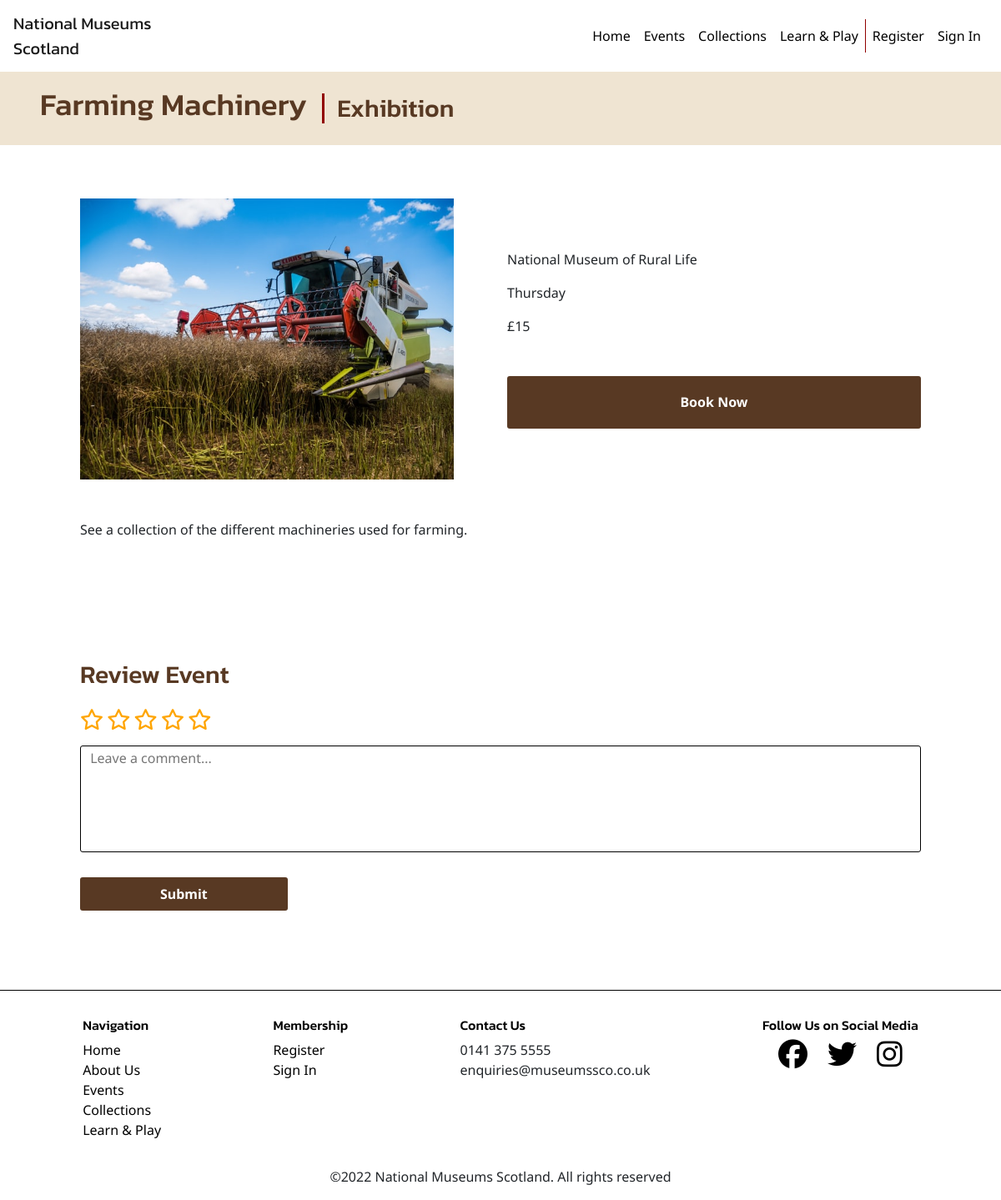
The app's page /farming-machinery.php with its own data.
### tables this page shows
CREATE TABLE IF NOT EXISTS `event` (
  `eventID` int NOT NULL AUTO_INCREMENT,
  `eventName` varchar(80) NOT NULL,
  `eventType` varchar(10) NOT NULL,
  `dayInWeek` varchar(10) NOT NULL,
  `museum` varchar(30) NOT NULL,
  `price` varchar(4) NOT NULL,
  `image` varchar(40) NOT NULL,
  `description` varchar(250) NOT NULL,
  PRIMARY KEY (`eventID`)
);

### farming-machinery.php (the view, shortened to what this page needs)
<!DOCTYPE html>
<html lang="en">
<head>
    <link rel="stylesheet" href="https://stackpath.bootstrapcdn.com/bootstrap/4.1.3/css/bootstrap.min.css">
    <link rel="stylesheet" href="styles/styles.css">
</head>
<body>
    <div class="page-container">
        <header>
            <nav class="navbar navbar-expand-md navbar-light ">
                <a class="navbar-brand" href="index.php">National Museums <br> Scotland</a>
                <div class="collapse navbar-collapse" id="navbarNavAltMarkup">
                    <div class="navbar-nav">
                        <a class="nav-item nav-link" href="index.php">Home</a>
                        <a class="nav-item nav-link" href="events.php">Events</a>
                        <a class="nav-item nav-link" href="collections.php">Collections</a>
                        <a class="nav-item nav-link" href="learn-and-play.php">Learn & Play</a>
                        <?php
                        if (isset($_SESSION["username"]) and isset($_SESSION["memberID"])) {
                            echo '<a class="nav-item nav-link" href="account.php">Account</a>';
                            echo '<a class="nav-item nav-link" href="sign-out.php">Sign Out</a>';
                        } else {
                            echo '<a class="nav-item nav-link" href="register-form.php">Register</a>';
                            echo '<a class="nav-item nav-link" href="sign-in-form.php">Sign In</a>';
                        }
                        ?>
                    </div>
                </div>
            </nav>
        </header>
        <main>
            <div class="heading-banner">
                <?php
                include "includes/dbconx.php";
                $eventID = 5;
                $sql = "SELECT eventName,eventType FROM event WHERE eventID=?";
                $stmt = $conn->prepare($sql);
                $stmt->bind_param("i", $eventID);
                $stmt->execute();
                $result = $stmt->get_result();
                if ($result->num_rows > 0) {
                    while ($row = $result->fetch_assoc()) {
                        echo "<h1>" . $row['eventName'] . "</h1>";
                        echo "<h2>" . $row['eventType'] . "</h2>";
                    }
                } else {
                    echo "<p>No results found</p>";
                }
                ?>
            </div>
            <div class="content-container">
                <section class="event">
                    <div class="event-img">
                        <?php
                        include "includes/dbconx.php";
                        $sql = "SELECT image FROM event WHERE eventID=?";
                        $stmt = $conn->prepare($sql);
                        $stmt->bind_param("i", $eventID);
                        $stmt->execute();
                        $result = $stmt->get_result();
                        if ($result->num_rows > 0) {
                            while ($row = $result->fetch_assoc()) {
                                echo "<img class='event-img' src=" . $row['image'] . ">";
                            }
                        } else {
                            echo "<p>No results found</p>";
                        }
                        ?>
                    </div>
                    <div class="event-info">
                        <ul>
                            <?php
                            include "includes/dbconx.php";
                            $sql = "SELECT dayInWeek,museum,price FROM event WHERE eventID=?";
                            $stmt = $conn->prepare($sql);
                            $stmt->bind_param("i", $eventID);
                            $stmt->execute();
                            $result = $stmt->get_result();
                            if ($result->num_rows > 0) {
                                while ($row = $result->fetch_assoc()) {
                                    echo "<li>" . $row['museum'] . "</li>";
                                    echo "<li>" . $row['dayInWeek'] . "</li>";
                                    if ($row['price'] == "Free") {
                                        echo "<li>" . $row['price'] . "</li>";
                                    } else {
                                        echo "<li>&pound" . $row['price'] . "</li>";
                                    }
                                }
                            } else {
                                echo "<li>No results found</li>";
                            }
                            ?>
                        </ul>
                        <form action="book.php" method="POST">
                            <input type="submit" class="button book-btn" name="submit" value="Book Now">
                        </form>
                    </div>
                    <div class="event-description">
                        <?php
                        include "includes/dbconx.php";
                        $sql = "SELECT description FROM event WHERE eventID=?";
                        $stmt = $conn->prepare($sql);
                        $stmt->bind_param("i", $eventID);
                        $stmt->execute();
                        $result = $stmt->get_result();
                        if ($result->num_rows > 0) {
                            while ($row = $result->fetch_assoc()) {
                                echo "<p>" . $row['description'] . "</p>";
                            }
                        } else {
                            echo "<p>No results found</p>";
                        }
                        ?>
                    </div>
                </section>
                <section class="review">
                    <div>
                        <form action="<?php echo htmlspecialchars($_SERVER['PHP_SELF']); ?>" method="POST">
                            <label for="review">
                                <h2>Review Event</h2>
                            </label>
                            <div class="star-rating">
                                <label for="1-star" class="star">
                                    <i class="fa-regular fa-star" id="rating1"></i>
                                </label>
                                <label for="2-star" class="star">
                                    <i class="fa-regular fa-star" id="rating2"></i>
                                </label>
                                <label for="3-star" class="star">
                                    <i class="fa-regular fa-star" id="rating3"></i>
                                </label>
                                <label for="4-star" class="star">
                                    <i class="fa-regular fa-star" id="rating4"></i>
                                </label>
                                <label for="5-star" class="star">
                                    <i class="fa-regular fa-star" id="rating5"></i>
                                </label>
                            </div>
                            <div class="review">
                                <textarea class="input text-input" name="comment" id="review" placeholder="Leave a comment..." maxlength="100" required></textarea>
                                <input type="submit" class="button review-submit-btn" name="submit" value="Submit">
                            </div>
                        </form>
                    </div>
                </section>
            </div>
        </main>
        <footer>
            <div class="footer-links footer-nav">
                <h2 class="footer-heading">
                    <bold>Navigation</bold>
                </h2>
                <ul>
                    <li><a href="index.php">Home</a></li>
                    <li><a href="index.php">About Us</a></li>
                    <li><a href="events.php">Events</a></li>
                    <li><a href="collections.php">Collections</a></li>
                    <li><a href="learn-and-play.php">Learn & Play</a></li>
                </ul>
            </div>
            <div class="footer-links footer-membership">
                <h2 class="footer-heading">
                    <bold>Membership</bold>
                </h2>
                <ul>
                    <li><a href="register-form.php">Register</a></li>
                    <li><a href="sign-in-form.php">Sign In</a></li>
                </ul>
            </div>
            <div class="footer-links footer-contact">
                <h2 class="footer-heading">
                    <bold>Contact Us</bold>
                </h2>
                <ul>
                    <li>
                        0141 375 5555
                    </li>
                    <li>
                        enquiries@museumssco.co.uk
                    </li>
                </ul>
            </div>
            <div class="footer-social">
                <h2 class="footer-heading">
                    <bold>Follow Us on Social Media</bold>
                </h2>
                <ul class="social-icons">
                    <li><a href="#"><i class="fa-brands fa-facebook"></i></a></li>
                    <li><a href="#"><i class="fa-brands fa-twitter"></i></a></li>
                    <li><a href="#"><i class="fa-brands fa-instagram"></i></a></li>
                </ul>
            </div>
            <div class="footer-legal">
                <p>&copy;<span id="year"></span> National Museums Scotland. All rights reserved</p>
            </div>
        </footer>
    </div>
</body>
</html>

### styles/styles.css (style rules this page uses)
* { margin:0;padding:0;box-sizing: border-box; }
body { font-family: 'Noto Sans', sans-serif; }
h1,h2 { color:#583923;font-family: 'Kanit',sans-serif; }
h1 { font-size: 2.3rem; }
h2 { font-size:1.875rem }
input[type="submit"],button { cursor:pointer; }
a { color:black; }
.navbar-light .navbar-brand { font-family: 'Kanit', sans-serif; }
.navbar-light .navbar-nav .nav-link { color: black; }
.navbar-nav a:nth-child(4) { border-right: 1.3px solid #910000; }
.navbar-nav { margin-left: auto; }
.heading-banner { background-color:#EFE4D2; display:flex; align-items: center; padding:18px 4%; }
.heading-banner h1 { padding-right:0.5em; }
.heading-banner h2 { border-left: 3px solid #910000; margin-bottom: 0; padding-left:0.5em; }
main { margin-bottom:6em; }
.button { border-radius: 3px;background-color: #583923;border:none;font-weight: bold;color:white; }
.content-container { margin:0 8%; }
.input { padding:0.15em 0 0.15em 0.18em; border:1.4px solid black; border-radius:3px; }
.text-input { padding-left: 0.7em; }
input[type="radio"]+i { cursor:pointer; }
.event { display:grid; grid-template-areas: "img info" "description description"; grid-template-columns: repeat(2,1fr); margin:4em 0 8em 0; row-gap: 3em; column-gap: 1em; }
.event-img { grid-area:img;width:95%;height:100%; }
.event-info { grid-area:info;margin:auto 0; }
.event-description { grid-area:description; }
.event-info li { margin-bottom:1em; }
.book-btn { width:100%;padding:1.2em 0;margin-top:2em; }
textarea { resize: none;width:100%;height:8em; }
.review-submit-btn { padding:0.5em 6em; margin:1.5em 0; }
.star-rating { margin:0.5em 0; }
.fa-star { font-size:25px; border:none; color:orange; background-color:white; }
.page-container { position:relative; min-height:100vh; padding-bottom:2.5em; }
footer { position:absolute; border-top:1px solid black; padding:2em ; bottom:0; width:100%; height:2.5em; display: grid; grid-template-areas: "navigation membership contact social" "legal legal legal legal" ; }
.footer-heading { font-size: 1rem;color:black }
.footer-nav { grid-area:navigation;margin:0 auto; }
.footer-membership { grid-area:membership;margin: 0 auto; }
.footer-contact { grid-area:contact;margin: 0 auto; }
.footer-social { grid-area:social;text-align: center;margin: 0 auto; }
.footer-legal { grid-area:legal;text-align: center;margin: 0 auto;margin-top:1em; }
.social-icons { display: flex;gap:1.5em;justify-content: center; }
.fa-brands { font-size: 35px; color:black; }
li { list-style-type: none; }

### records on screen
event: eventName "Farming Machinery", eventType "Exhibition", image (picture), museum "National Museum of Rural Life", dayInWeek "Thursday", price "15", description "See a collection of the different machineries used for farming."
